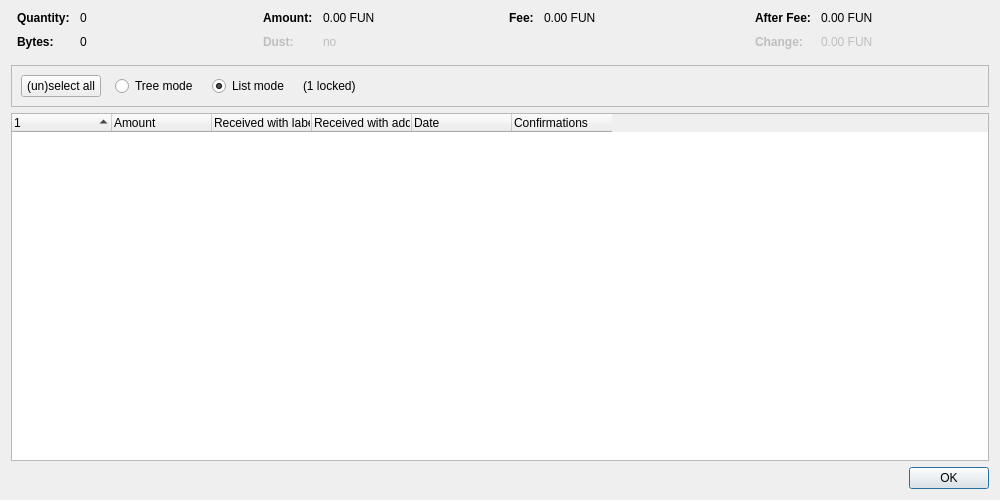
<?xml version="1.0" encoding="UTF-8"?>
<ui version="4.0">
 <class>CoinControlDialog</class>
 <widget class="QDialog" name="CoinControlDialog">
  <property name="geometry">
   <rect>
    <x>0</x>
    <y>0</y>
    <width>1000</width>
    <height>500</height>
   </rect>
  </property>
  <property name="windowTitle">
   <string>Coin Selection</string>
  </property>
  <layout class="QVBoxLayout" name="verticalLayout">
   <item>
    <layout class="QHBoxLayout" name="horizontalLayoutTop" stretch="0,0,0,0">
     <property name="topMargin">
      <number>0</number>
     </property>
     <property name="bottomMargin">
      <number>10</number>
     </property>
     <item>
      <layout class="QFormLayout" name="formLayoutCoinControl1">
       <property name="horizontalSpacing">
        <number>10</number>
       </property>
       <property name="verticalSpacing">
        <number>10</number>
       </property>
       <property name="leftMargin">
        <number>6</number>
       </property>
       <property name="rightMargin">
        <number>6</number>
       </property>
       <item row="0" column="0">
        <widget class="QLabel" name="labelCoinControlQuantityText">
         <property name="font">
          <font>
           <weight>75</weight>
           <bold>true</bold>
          </font>
         </property>
         <property name="text">
          <string>Quantity:</string>
         </property>
        </widget>
       </item>
       <item row="0" column="1">
        <widget class="QLabel" name="labelCoinControlQuantity">
         <property name="cursor">
          <cursorShape>IBeamCursor</cursorShape>
         </property>
         <property name="contextMenuPolicy">
          <enum>Qt::ActionsContextMenu</enum>
         </property>
         <property name="text">
          <string notr="true">0</string>
         </property>
         <property name="textInteractionFlags">
          <set>Qt::LinksAccessibleByMouse|Qt::TextSelectableByKeyboard|Qt::TextSelectableByMouse</set>
         </property>
        </widget>
       </item>
       <item row="1" column="0">
        <widget class="QLabel" name="labelCoinControlBytesText">
         <property name="font">
          <font>
           <weight>75</weight>
           <bold>true</bold>
          </font>
         </property>
         <property name="text">
          <string>Bytes:</string>
         </property>
        </widget>
       </item>
       <item row="1" column="1">
        <widget class="QLabel" name="labelCoinControlBytes">
         <property name="cursor">
          <cursorShape>IBeamCursor</cursorShape>
         </property>
         <property name="contextMenuPolicy">
          <enum>Qt::ActionsContextMenu</enum>
         </property>
         <property name="text">
          <string notr="true">0</string>
         </property>
         <property name="textInteractionFlags">
          <set>Qt::LinksAccessibleByMouse|Qt::TextSelectableByKeyboard|Qt::TextSelectableByMouse</set>
         </property>
        </widget>
       </item>
      </layout>
     </item>
     <item>
      <layout class="QFormLayout" name="formLayoutCoinControl2">
       <property name="horizontalSpacing">
        <number>10</number>
       </property>
       <property name="verticalSpacing">
        <number>10</number>
       </property>
       <property name="leftMargin">
        <number>6</number>
       </property>
       <property name="rightMargin">
        <number>6</number>
       </property>
       <item row="0" column="0">
        <widget class="QLabel" name="labelCoinControlAmountText">
         <property name="font">
          <font>
           <weight>75</weight>
           <bold>true</bold>
          </font>
         </property>
         <property name="text">
          <string>Amount:</string>
         </property>
        </widget>
       </item>
       <item row="0" column="1">
        <widget class="QLabel" name="labelCoinControlAmount">
         <property name="cursor">
          <cursorShape>IBeamCursor</cursorShape>
         </property>
         <property name="contextMenuPolicy">
          <enum>Qt::ActionsContextMenu</enum>
         </property>
         <property name="text">
          <string notr="true">0.00 FUN</string>
         </property>
         <property name="textInteractionFlags">
          <set>Qt::LinksAccessibleByMouse|Qt::TextSelectableByKeyboard|Qt::TextSelectableByMouse</set>
         </property>
        </widget>
       </item>
       <item row="1" column="0">
        <widget class="QLabel" name="labelCoinControlLowOutputText">
         <property name="enabled">
          <bool>false</bool>
         </property>
         <property name="font">
          <font>
           <weight>75</weight>
           <bold>true</bold>
          </font>
         </property>
         <property name="text">
          <string>Dust:</string>
         </property>
        </widget>
       </item>
       <item row="1" column="1">
        <widget class="QLabel" name="labelCoinControlLowOutput">
         <property name="enabled">
          <bool>false</bool>
         </property>
         <property name="cursor">
          <cursorShape>IBeamCursor</cursorShape>
         </property>
         <property name="contextMenuPolicy">
          <enum>Qt::ActionsContextMenu</enum>
         </property>
         <property name="text">
          <string notr="true">no</string>
         </property>
         <property name="textInteractionFlags">
          <set>Qt::LinksAccessibleByMouse|Qt::TextSelectableByKeyboard|Qt::TextSelectableByMouse</set>
         </property>
        </widget>
       </item>
      </layout>
     </item>
     <item>
      <layout class="QFormLayout" name="formLayoutCoinControl3">
       <property name="horizontalSpacing">
        <number>10</number>
       </property>
       <property name="verticalSpacing">
        <number>10</number>
       </property>
       <property name="leftMargin">
        <number>6</number>
       </property>
       <property name="rightMargin">
        <number>6</number>
       </property>
       <item row="0" column="0">
        <widget class="QLabel" name="labelCoinControlFeeText">
         <property name="font">
          <font>
           <weight>75</weight>
           <bold>true</bold>
          </font>
         </property>
         <property name="text">
          <string>Fee:</string>
         </property>
        </widget>
       </item>
       <item row="0" column="1">
        <widget class="QLabel" name="labelCoinControlFee">
         <property name="cursor">
          <cursorShape>IBeamCursor</cursorShape>
         </property>
         <property name="contextMenuPolicy">
          <enum>Qt::ActionsContextMenu</enum>
         </property>
         <property name="text">
          <string notr="true">0.00 FUN</string>
         </property>
         <property name="textInteractionFlags">
          <set>Qt::LinksAccessibleByMouse|Qt::TextSelectableByKeyboard|Qt::TextSelectableByMouse</set>
         </property>
        </widget>
       </item>
      </layout>
     </item>
     <item>
      <layout class="QFormLayout" name="formLayoutCoinControl4">
       <property name="horizontalSpacing">
        <number>10</number>
       </property>
       <property name="verticalSpacing">
        <number>10</number>
       </property>
       <property name="leftMargin">
        <number>6</number>
       </property>
       <property name="rightMargin">
        <number>6</number>
       </property>
       <item row="0" column="0">
        <widget class="QLabel" name="labelCoinControlAfterFeeText">
         <property name="font">
          <font>
           <weight>75</weight>
           <bold>true</bold>
          </font>
         </property>
         <property name="text">
          <string>After Fee:</string>
         </property>
        </widget>
       </item>
       <item row="0" column="1">
        <widget class="QLabel" name="labelCoinControlAfterFee">
         <property name="cursor">
          <cursorShape>IBeamCursor</cursorShape>
         </property>
         <property name="contextMenuPolicy">
          <enum>Qt::ActionsContextMenu</enum>
         </property>
         <property name="text">
          <string notr="true">0.00 FUN</string>
         </property>
         <property name="textInteractionFlags">
          <set>Qt::LinksAccessibleByMouse|Qt::TextSelectableByKeyboard|Qt::TextSelectableByMouse</set>
         </property>
        </widget>
       </item>
       <item row="1" column="0">
        <widget class="QLabel" name="labelCoinControlChangeText">
         <property name="enabled">
          <bool>false</bool>
         </property>
         <property name="font">
          <font>
           <weight>75</weight>
           <bold>true</bold>
          </font>
         </property>
         <property name="text">
          <string>Change:</string>
         </property>
        </widget>
       </item>
       <item row="1" column="1">
        <widget class="QLabel" name="labelCoinControlChange">
         <property name="enabled">
          <bool>false</bool>
         </property>
         <property name="cursor">
          <cursorShape>IBeamCursor</cursorShape>
         </property>
         <property name="contextMenuPolicy">
          <enum>Qt::ActionsContextMenu</enum>
         </property>
         <property name="text">
          <string notr="true">0.00 FUN</string>
         </property>
         <property name="textInteractionFlags">
          <set>Qt::LinksAccessibleByMouse|Qt::TextSelectableByKeyboard|Qt::TextSelectableByMouse</set>
         </property>
        </widget>
       </item>
      </layout>
     </item>
    </layout>
   </item>
   <item>
    <widget class="QFrame" name="frame">
     <property name="minimumSize">
      <size>
       <width>0</width>
       <height>40</height>
      </size>
     </property>
     <property name="frameShape">
      <enum>QFrame::StyledPanel</enum>
     </property>
     <property name="frameShadow">
      <enum>QFrame::Sunken</enum>
     </property>
     <layout class="QHBoxLayout" name="horizontalLayout">
      <item>
       <layout class="QHBoxLayout" name="horizontalLayoutPanel" stretch="0,0,0,0,0">
        <property name="spacing">
         <number>14</number>
        </property>
        <item>
         <widget class="QPushButton" name="pushButtonSelectAll">
          <property name="sizePolicy">
           <sizepolicy hsizetype="Maximum" vsizetype="Fixed">
            <horstretch>0</horstretch>
            <verstretch>0</verstretch>
           </sizepolicy>
          </property>
          <property name="text">
           <string>(un)select all</string>
          </property>
          <property name="autoDefault">
           <bool>false</bool>
          </property>
         </widget>
        </item>
        <item>
         <widget class="QRadioButton" name="radioTreeMode">
          <property name="sizePolicy">
           <sizepolicy hsizetype="Maximum" vsizetype="Fixed">
            <horstretch>0</horstretch>
            <verstretch>0</verstretch>
           </sizepolicy>
          </property>
          <property name="text">
           <string>Tree mode</string>
          </property>
         </widget>
        </item>
        <item>
         <widget class="QRadioButton" name="radioListMode">
          <property name="sizePolicy">
           <sizepolicy hsizetype="Maximum" vsizetype="Fixed">
            <horstretch>0</horstretch>
            <verstretch>0</verstretch>
           </sizepolicy>
          </property>
          <property name="text">
           <string>List mode</string>
          </property>
          <property name="checked">
           <bool>true</bool>
          </property>
         </widget>
        </item>
        <item>
         <widget class="QLabel" name="labelLocked">
          <property name="text">
           <string notr="true">(1 locked)</string>
          </property>
         </widget>
        </item>
        <item>
         <spacer name="horizontalSpacer">
          <property name="orientation">
           <enum>Qt::Horizontal</enum>
          </property>
          <property name="sizeHint" stdset="0">
           <size>
            <width>40</width>
            <height>20</height>
           </size>
          </property>
         </spacer>
        </item>
       </layout>
      </item>
     </layout>
    </widget>
   </item>
   <item>
    <widget class="CoinControlTreeWidget" name="treeWidget">
     <property name="contextMenuPolicy">
      <enum>Qt::CustomContextMenu</enum>
     </property>
     <property name="sortingEnabled">
      <bool>false</bool>
     </property>
     <property name="columnCount">
      <number>6</number>
     </property>
     <attribute name="headerShowSortIndicator" stdset="0">
      <bool>true</bool>
     </attribute>
     <attribute name="headerStretchLastSection">
      <bool>false</bool>
     </attribute>
     <column>
      <property name="text">
       <string/>
      </property>
     </column>
     <column>
      <property name="text">
       <string>Amount</string>
      </property>
     </column>
     <column>
      <property name="text">
       <string>Received with label</string>
      </property>
     </column>
     <column>
      <property name="text">
       <string>Received with address</string>
      </property>
     </column>
     <column>
      <property name="text">
       <string>Date</string>
      </property>
     </column>
     <column>
      <property name="text">
       <string>Confirmations</string>
      </property>
      <property name="toolTip">
       <string>Confirmed</string>
      </property>
     </column>
     <column>
      <property name="text">
       <string/>
      </property>
     </column>
     <column>
      <property name="text">
       <string/>
      </property>
     </column>
     <column>
      <property name="text">
       <string/>
      </property>
     </column>
     <column>
      <property name="text">
       <string/>
      </property>
     </column>
    </widget>
   </item>
   <item>
    <widget class="QDialogButtonBox" name="buttonBox">
     <property name="orientation">
      <enum>Qt::Horizontal</enum>
     </property>
     <property name="standardButtons">
      <set>QDialogButtonBox::Ok</set>
     </property>
    </widget>
   </item>
  </layout>
 </widget>
 <customwidgets>
  <customwidget>
   <class>CoinControlTreeWidget</class>
   <extends>QTreeWidget</extends>
   <header>qt/coincontroltreewidget.h</header>
  </customwidget>
 </customwidgets>
 <resources/>
 <connections/>
</ui>
